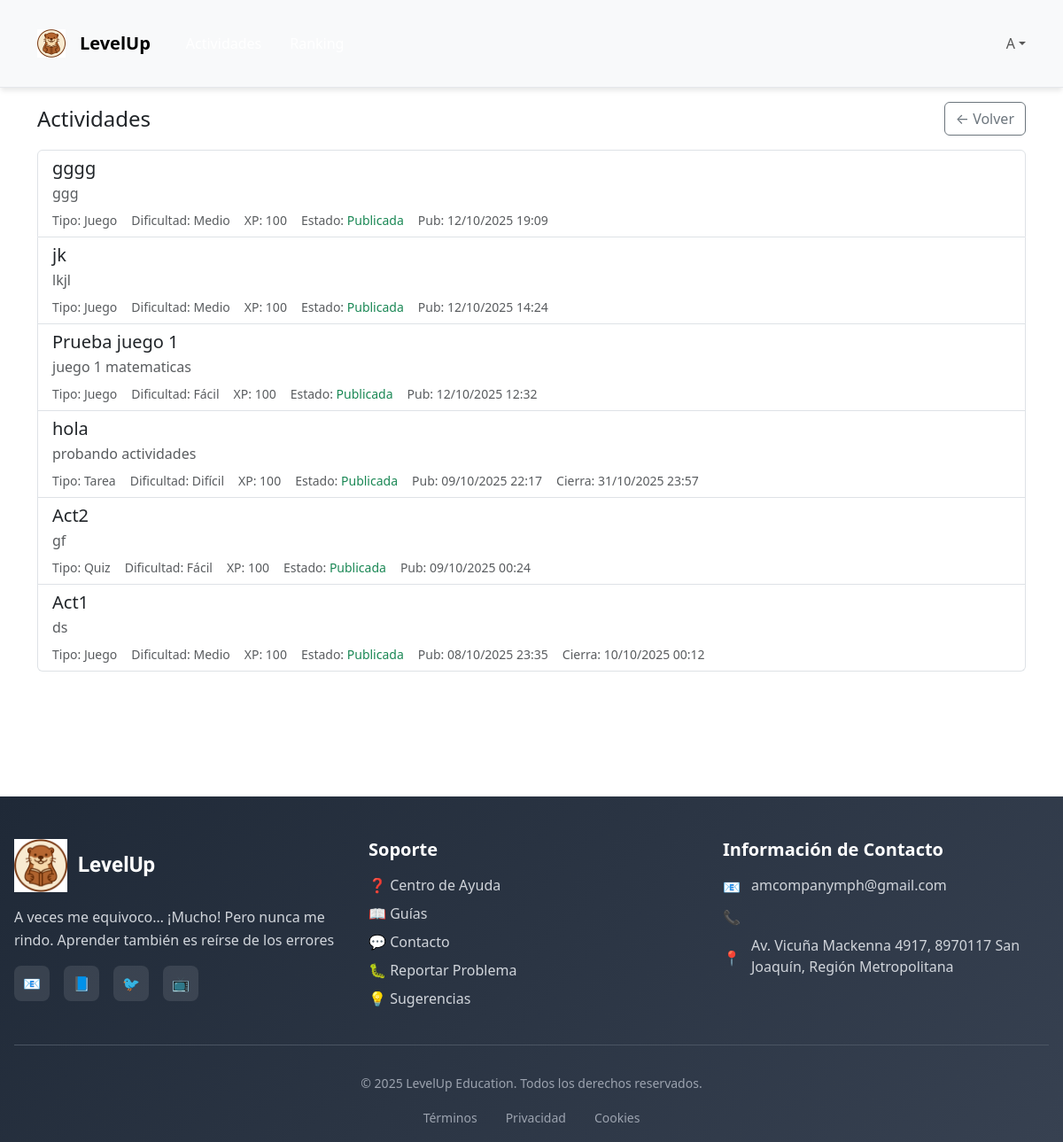
The app's page /actividades/ (signed in) with its own data.
### LevelUp/models.py (models this page shows, shortened)
class Actividad(models.Model):
    class Tipo(models.TextChoices):
        QUIZ = "quiz", "Quiz"
        JUEGO = "juego", "Juego"
        VIDEO = "video", "Video"
        TAREA = "tarea", "Tarea"
    class Dificultad(models.IntegerChoices):
        FACIL = 1, "Fácil"
        MEDIO = 2, "Medio"
        DIFICIL = 3, "Difícil"
    titulo = models.CharField(max_length=150)
    descripcion = models.TextField()
    tipo = models.CharField(max_length=20, choices=Tipo.choices)
    dificultad = models.IntegerField(
        choices=Dificultad.choices,
        default=Dificultad.MEDIO,
        validators=[MinValueValidator(1), MaxValueValidator(3)]
    )
    recurso = models.ForeignKey(Recurso, on_delete=models.SET_NULL, null=True, blank=True)
    recompensa = models.ForeignKey(Recompensa, on_delete=models.SET_NULL, null=True, blank=True)
    docente = models.ForeignKey(
        Docente, on_delete=models.SET_NULL, null=True, blank=True, related_name="actividades_creadas"
    )
    es_publicada = models.BooleanField(default=False)
    fecha_publicacion = models.DateTimeField(null=True, blank=True)
    fecha_cierre = models.DateTimeField(null=True, blank=True)
    xp_total = models.PositiveIntegerField(default=100, help_text="XP base proporcional al puntaje obtenido")
    intentos_max = models.PositiveSmallIntegerField(
        default=1,
        validators=[MinValueValidator(1), MaxValueValidator(20)],
        help_text="Número máximo de intentos por estudiante (1–20)."
    )
    estudiantes = models.ManyToManyField(
        'Estudiante', through='AsignacionActividad', related_name='actividades', blank=True
    )

### LevelUp/views.py (the view)
# urls.py: path("actividades/", views.actividades_view, name="actividades"),
@login_required
def actividades_view(request):
    actividades = Actividad.objects.all().order_by("-id")[:20]
    return render(request, "LevelUp/actividades/lista.html", {"actividades": actividades})

### LevelUp/templates/LevelUp/actividades/lista.html (shortened to what this page needs)
{% extends "LevelUp/base.html" %}
{% block content %}
<main class="min-h-screen">
  <div class="container py-3">
    <div class="d-flex justify-content-between align-items-center mb-3">
      <h1 class="h4 m-0">Actividades</h1>
      <a href="{% url 'home' %}" class="btn btn-outline-secondary">← Volver</a>
    </div>
    <div class="list-group">
      {% for act in actividades %}
      <div class="list-group-item">
        <div class="d-flex justify-content-between align-items-start gap-3">
          <div class="flex-grow-1">
            <h5 class="mb-1">{{ act.titulo|default:"Actividad sin título" }}</h5>
            <p class="text-muted mb-2">{{ act.descripcion|default:"Sin descripción" }}</p>
            <div class="small text-muted d-flex flex-wrap gap-3">
              <span>Tipo: {{ act.get_tipo_display }}</span>
              <span>Dificultad: {{ act.get_dificultad_display|default:act.dificultad }}</span>
              <span>XP: {{ act.xp_total|default:0 }}</span>
              <span>
                Estado:
                {% if act.es_publicada %}
                <span class="text-success">Publicada</span>
                {% else %}
                <span class="text-secondary">Borrador</span>
                {% endif %}
              </span>
              {% if act.fecha_publicacion %}<span>Pub: {{ act.fecha_publicacion|date:"d/m/Y H:i" }}</span>{% endif %}
              {% if act.fecha_cierre %}<span>Cierra: {{ act.fecha_cierre|date:"d/m/Y H:i" }}</span>{% endif %}
            </div>
          </div>
        </div>
      </div>
      {% empty %}
      <div class="alert alert-info">No hay actividades disponibles.</div>
      {% endfor %}
    </div>
  </div>
</main>
{% endblock %}

### LevelUp/static/LevelUp/css/style.css (style rules this page uses)
:root { --primary-color: #3b82f6; --secondary-color: #8b5cf6; --success-color: #10b981; --warning-color: #f59e0b; --danger-color: #ef4444; --background-light: #f8fafc; --background-gradient: linear-gradient(135deg, #667eea 0%, #764ba2 100%); --card-shadow: 0 4px 6px -1px rgba(0, 0, 0, 0.1); --card-shadow-hover: 0 10px 15px -3px rgba(0, 0, 0, 0.1); --border-radius: 0.5rem; --border-radius-lg: 1rem; --font-family: 'Inter', -apple-system, BlinkMacSystemFont, sans-serif; }
* { margin: 0; padding: 0; box-sizing: border-box; }
body { font-family: var(--font-family); background: var(--background-light); color: #1f2937; line-height: 1.6; }
.container { max-width: 1200px; margin: 0 auto; padding: 0 1rem; }
.btn { display: inline-flex; align-items: center; justify-content: center; padding: 0.75rem 1.5rem; border-radius: var(--border-radius); font-weight: 500; text-decoration: none; border: none; cursor: pointer; transition: all 0.2s ease; gap: 0.5rem; }
.min-h-screen { min-height: 100vh; }

### LevelUp/static/LevelUp/css/global.css (style rules this page uses)
:root { --bg:#f8fafc; --text:#111827; --muted:#6b7280; --border:#e5e7eb; --primary:#6366f1; --primary-weak: rgba(99,102,241,.15); --success:#10b981; --warning:#f59e0b; }
html,body { height:100%; }
body { margin:0; background:var(--bg); color:var(--text); font-family:system-ui, -apple-system, "Segoe UI", Roboto, Ubuntu, Cantarell, "Helvetica Neue", Arial, "Noto Sans", "Apple Color Emoji","Segoe UI Emoji","Segoe UI Symbol"; }
.container { max-width:1100px; margin:0 auto; padding:1.25rem; }
.mb-1 { margin-bottom:.5rem; }
.btn { display:inline-flex; align-items:center; justify-content:center; gap:.5rem; padding:.6rem .9rem; border-radius:.5rem; border:0; cursor:pointer; text-decoration:none; }
.text-muted { color:var(--muted); }
:root { --bp-ink:#1E1B2E; --bp-primary:#867cc4; --bp-primary-600:#6f64a3; --bp-blue:#3A81F6; --bp-accent:#988bb6; --bp-hero:#bfbaf7; --bp-soft:#EAF0FF; --bp-cream:#fbeaff; }
:root { --edu-ink:#0b2545; --edu-ink-700:#314766; --edu-primary:#2563eb; --edu-secondary:#10b981; --edu-accent:#f59e0b; --edu-bg:#f7fafc; --edu-card:#ffffff; }

### LevelUp/static/LevelUp/css/login.css (style rules this page uses)
body { margin: 0; font-family: 'Poppins', sans-serif; background-color: #0d2040; color: white; }

### LevelUp/static/LevelUp/css/home.css (style rules this page uses)
body { font-family: 'Poppins', sans-serif; background-color: #f6fbff; color: #2a2a2a; overflow-x: hidden; }
:root { --azul-suave: #d5ecff; --azul-oscuro: #004c91; --celeste: #4db7ff; --verde: #75d67a; --amarillo: #ffda6b; --rosa: #ff7bac; }

### records on screen
Actividad: titulo "gggg", descripcion "ggg", tipo "Juego", dificultad "Medio", xp_total "100", es_publicada "Publicada", fecha_publicacion "12/10/2025 19:09"
Actividad: titulo "jk", descripcion "lkjl", tipo "Juego", dificultad "Medio", xp_total "100", es_publicada "Publicada", fecha_publicacion "12/10/2025 14:24"
Actividad: titulo "Prueba juego 1", descripcion "juego 1 matematicas", tipo "Juego", dificultad "Fácil", xp_total "100", es_publicada "Publicada", fecha_publicacion "12/10/2025 12:32"
Actividad: titulo "hola", descripcion "probando actividades", tipo "Tarea", dificultad "Difícil", xp_total "100", es_publicada "Publicada", fecha_publicacion "09/10/2025 22:17", fecha_cierre "31/10/2025 23:57"
Actividad: titulo "Act2", descripcion "gf", tipo "Quiz", dificultad "Fácil", xp_total "100", es_publicada "Publicada", fecha_publicacion "09/10/2025 00:24"
Actividad: titulo "Act1", descripcion "ds", tipo "Juego", dificultad "Medio", xp_total "100", es_publicada "Publicada", fecha_publicacion "08/10/2025 23:35", fecha_cierre "10/10/2025 00:12"

### other values on screen
{{ display_name|slice:":1"|upper }} "A"
